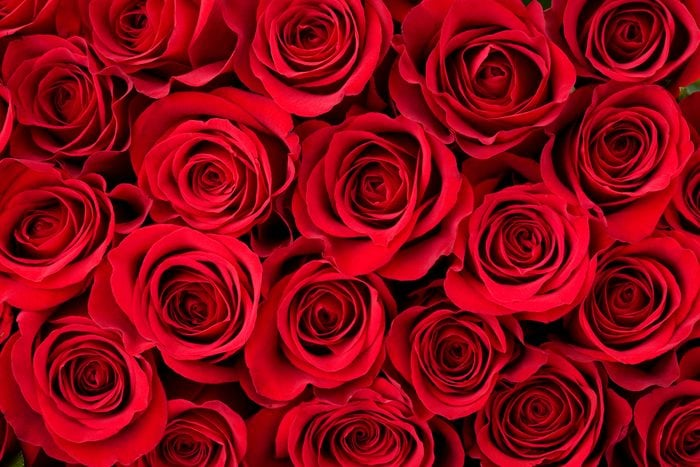
#> input picture src/Code/TestScript/redrose.jpg, 700 x 467 px, found by its file name
$ python TestImage.py
#> lines starting #> are read from the running program, lines starting #| are printed output that depends on the picture; after the words box and inside, x2 and y2 are one past the last pixel; in counts of white or black regions, pixels touching at a corner belong together
import cv2

def couleurs_balise(couleur): #description des couleurs de la balise
    if couleur=="BLEU":
        lower=(95,100,20)
        upper=(115,255,255)
    elif couleur=="ROUGE":
        lower=(0,100,50)
        upper=(10,255,255)
    elif couleur=="VERT":
        lower=(50,50,20)
        upper=(100,255,255)
    elif couleur=="JAUNE":
        lower=(10,100,50)
        upper=(50,255,255)
    return lower, upper

def trouver_couleurs(image_path):
    balise = False
    nb_couleurs = 0
    image = cv2.imread(image_path)
#> image is the input picture: shape (467, 700, 3); mean B, G, R 20.4, 5.7, 142.5
    if image is None:
        print("Erreur : image non trouvé : ", image_path)
        return balise

    hsv_image = cv2.cvtColor(image, cv2.COLOR_BGR2HSV) #conversion de l'image en une image avec des couleurs plus saturées
#> hsv_image: shape (467, 700, 3); mean H, S, V 137.5, 246.2, 142.5
    for i in ["BLEU", "ROUGE", "VERT", "JAUNE"]:
        mask = cv2.inRange(hsv_image, couleurs_balise(i)[0], couleurs_balise(i)[1]) #verification que la couleur est bien celle que l'on veut
        mask = cv2.erode(mask, None, iterations=4)
        mask = cv2.dilate(mask, None, iterations=4)
        elem = cv2.findContours(mask, cv2.RETR_EXTERNAL, cv2.CHAIN_APPROX_SIMPLE)[0] #nombre de contours du masque de couleur
        if len(elem) > 0: #si le masque de couleur a des contours alors il est dans l'image
            nb_couleurs += 1
#> this loop made 4 passes
#> pass 2, in trouver_couleurs, `mask = cv2.inRange(hsv_image, couleurs_balise(i)[0], couleurs_balise(i..`:
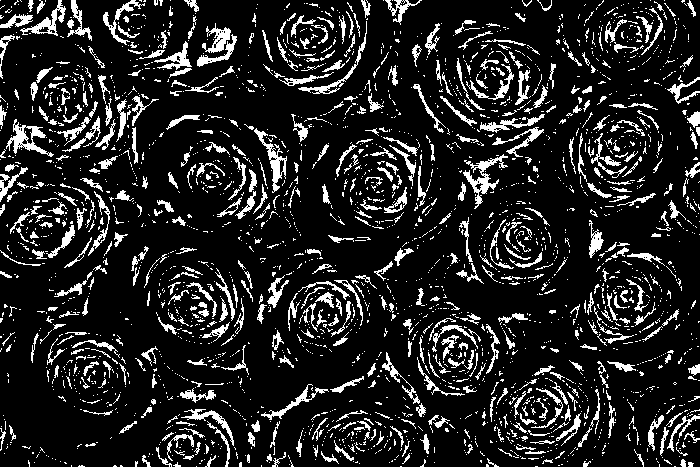
#> mask: shape (467, 700); 14% white in thin lines or dots
#> pass 2, in trouver_couleurs, `mask = cv2.erode(mask, None, iterations=4)`:
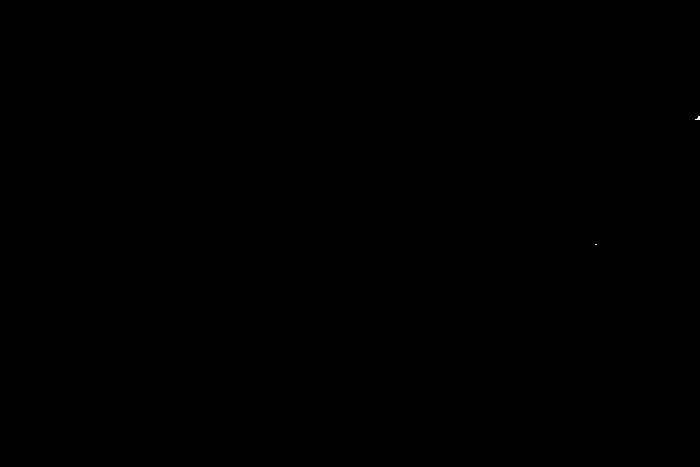
#> mask: shape (467, 700); 0% white in thin lines or dots, all inside (x1, y1, x2, y2) = (595, 116, 700, 245)
#> after the loop, nb_couleurs = 1
    if nb_couleurs == 4: #si les quatre couleurs ont des contours alors on a la balise
        balise = True
    return balise

print(trouver_couleurs("/home/warintara/Bureau/robot2/src/Code/TestScript/redrose.jpg"))
